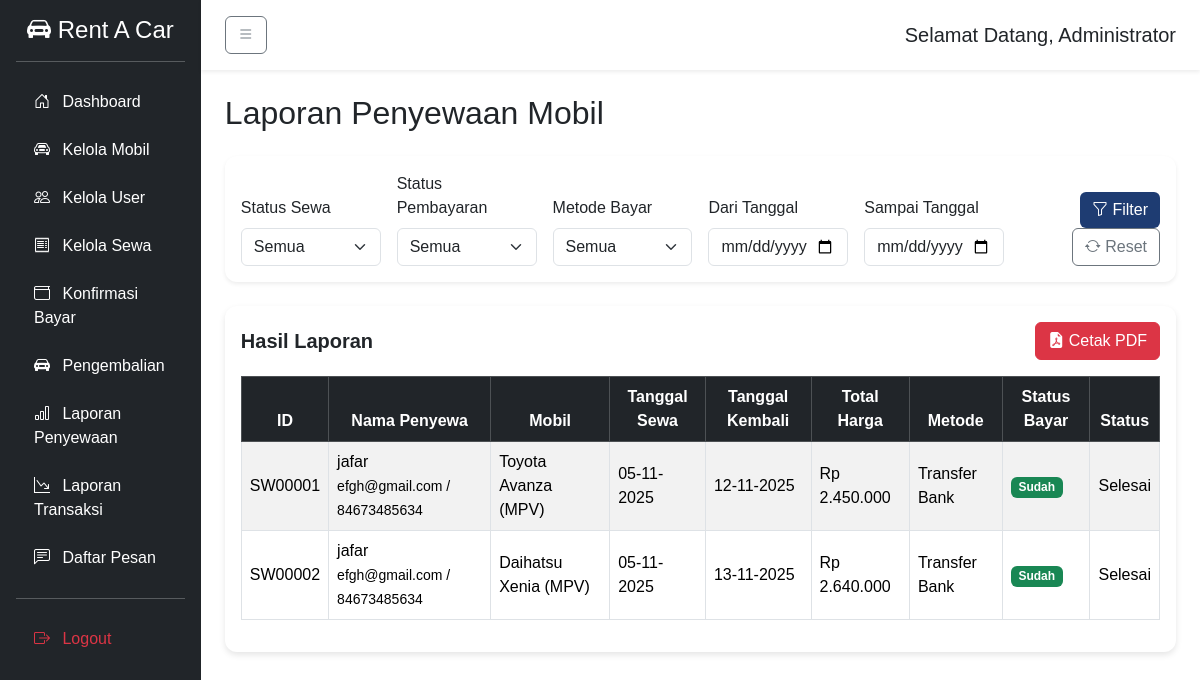
Screenshot of /admin/laporan_sewa.php (signed in) with the database file from the repository.
### tables this page shows
CREATE TABLE `users` (
  `id` int(11) NOT NULL,
  `username` varchar(50) NOT NULL,
  `password` varchar(225) NOT NULL,
  `nama_lengkap` varchar(100) NOT NULL,
  `email` varchar(100) DEFAULT NULL,
  `no_hp` varchar(20) DEFAULT NULL,
  `role` varchar(20) NOT NULL DEFAULT 'petugas',
  `created_at` datetime DEFAULT current_timestamp(),
  `updated_at` datetime DEFAULT current_timestamp() ON UPDATE current_timestamp()
);

CREATE TABLE `tbl_sewa` (
  `id_sewa` varchar(10) NOT NULL,
  `id_mobil` varchar(10) NOT NULL,
  `nama_penyewa` varchar(100) NOT NULL,
  `email` varchar(100) DEFAULT NULL,
  `no_telp` varchar(20) DEFAULT NULL,
  `alamat_awal` text DEFAULT NULL,
  `alamat_tujuan` text DEFAULT NULL,
  `tanggal_mulai` date DEFAULT NULL,
  `tanggal_selesai` date DEFAULT NULL,
  `total_harga` decimal(12,2) DEFAULT NULL,
  `denda` decimal(12,2) DEFAULT 0.00,
  `metode_bayar` enum('Transfer Bank','Tunai Saat Pengambilan') DEFAULT NULL,
  `bukti_transfer` varchar(255) DEFAULT NULL,
  `status_pembayaran` enum('Pending','Sudah Dibayar','Dibatalkan') DEFAULT 'Pending',
  `status` enum('Pending','Disewa','Selesai','Dibatalkan') DEFAULT 'Pending',
  `created_at` timestamp NOT NULL DEFAULT current_timestamp()
);

CREATE TABLE `tbl_mobil` (
  `id_mobil` varchar(10) NOT NULL,
  `nama_mobil` varchar(100) NOT NULL,
  `jenis` varchar(50) DEFAULT NULL,
  `kursi` int(11) DEFAULT NULL,
  `harga_per_hari` int(11) DEFAULT NULL,
  `foto` varchar(255) DEFAULT NULL,
  `status` enum('Tersedia','Disewa') DEFAULT 'Tersedia'
);

### admin/laporan_sewa.php (the view, shortened to what this page needs)
<?php
include "includes/header.php";
include "includes/sidebar.php";
$where = [];
$whereSQL = count($where) > 0 ? "WHERE " . implode(" AND ", $where) : "";
$query = "
  SELECT s.*, m.nama_mobil, m.jenis, u.nama_lengkap as nama_user, u.email, u.no_hp
  FROM tbl_sewa s
  JOIN tbl_mobil m ON s.id_mobil = m.id_mobil
  JOIN users u ON s.nama_penyewa = u.nama_lengkap
  $whereSQL
  ORDER BY s.tanggal_mulai DESC
";
$result = mysqli_query($koneksi, $query);
?>
<div class="content">
  <h2 class="mb-4">Laporan Penyewaan Mobil</h2>
  <div class="card mb-4 shadow-sm">
    <div class="card-body">
      <form method="get" class="row g-3 align-items-end">
        <div class="col-md-2">
          <label class="form-label">Status Sewa</label>
          <select name="status" class="form-select">
            <option value="">Semua</option>
          </select>
        </div>
        <div class="col-md-2">
          <label class="form-label">Status Pembayaran</label>
          <select name="status_pembayaran" class="form-select">
            <option value="">Semua</option>
          </select>
        </div>
        <div class="col-md-2">
          <label class="form-label">Metode Bayar</label>
          <select name="metode_bayar" class="form-select">
            <option value="">Semua</option>
          </select>
        </div>
        <div class="col-md-2">
          <label class="form-label">Dari Tanggal</label>
          <input type="date" name="tanggal_mulai" class="form-control" value="<?= @$_GET['tanggal_mulai']; ?>">
        </div>
        <div class="col-md-2">
          <label class="form-label">Sampai Tanggal</label>
          <input type="date" name="tanggal_selesai" class="form-control" value="<?= @$_GET['tanggal_selesai']; ?>">
        </div>
        <div class="col-md-2 text-end">
          <button type="submit" class="btn btn-primary"><i class="bi bi-funnel"></i> Filter</button>
          <a href="laporan_sewa.php" class="btn btn-outline-secondary"><i class="bi bi-arrow-repeat"></i> Reset</a>
        </div>
      </form>
    </div>
  </div>
  <div class="card">
    <div class="card-body">
      <div class="d-flex justify-content-between align-items-center mb-3">
        <h5 class="mb-0">Hasil Laporan</h5>
        <a href="laporan_sewa_cetak.php?<?= http_build_query($_GET); ?>" target="_blank" class="btn btn-danger">
          <i class="bi bi-file-earmark-pdf-fill"></i> Cetak PDF
        </a>
      </div>
      <div class="table-responsive">
        <table class="table table-bordered table-striped align-middle">
          <thead class="table-dark text-center">
            <tr>
              <th>ID</th>
              <th>Nama Penyewa</th>
              <th>Mobil</th>
              <th>Tanggal Sewa</th>
              <th>Tanggal Kembali</th>
              <th>Total Harga</th>
              <th>Metode</th>
              <th>Status Bayar</th>
              <th>Status</th>
            </tr>
          </thead>
          <tbody>
            <?php if(mysqli_num_rows($result) == 0): ?>
              <tr><td colspan="9" class="text-center text-muted">Tidak ada data ditemukan.</td></tr>
            <?php else: ?>
              <?php while($row = mysqli_fetch_assoc($result)): ?>
                <tr>
                  <td><?= $row['id_sewa']; ?></td>
                  <td><?= htmlspecialchars($row['nama_user']); ?><br><small><?= $row['email']; ?> / <?= $row['no_hp']; ?></small></td>
                  <td><?= $row['nama_mobil']; ?> (<?= $row['jenis']; ?>)</td>
                  <td><?= date("d-m-Y", strtotime($row['tanggal_mulai'])); ?></td>
                  <td><?= date("d-m-Y", strtotime($row['tanggal_selesai'])); ?></td>
                  <td>Rp <?= number_format($row['total_harga'],0,',','.'); ?></td>
                  <td><?= ucfirst($row['metode_bayar']); ?></td>
                  <td><?= $row['status_pembayaran'] == "Sudah Dibayar" ? "<span class='badge bg-success'>Sudah</span>" : "<span class='badge bg-danger'>Belum</span>"; ?></td>
                  <td><?= $row['status']; ?></td>
                </tr>
              <?php endwhile; ?>
            <?php endif; ?>
          </tbody>
        </table>
      </div>
    </div>
  </div>
</div>
<?php include "includes/footer.php"; ?>

### admin/includes/sidebar.php
<nav id="sidebar" class="bg-dark text-white sidebar">
  <div class="p-3">
    <h4 class="text-center mb-3"><i class="bi bi-car-front-fill"></i> Rent A Car</h4>
    <hr class="border-light">
    <ul class="nav flex-column">
      <li><a href="index.php" class="nav-link text-white"><i class="bi bi-house-door me-2"></i> Dashboard</a></li>
      <li><a href="daftar_mobil.php" class="nav-link text-white"><i class="bi bi-car-front me-2"></i> Kelola Mobil</a></li>
      <li><a href="daftar_user.php" class="nav-link text-white"><i class="bi bi-people me-2"></i> Kelola User</a></li>
      <li><a href="daftar_sewa.php" class="nav-link text-white"><i class="bi bi-receipt me-2"></i> Kelola Sewa</a></li>
      <li><a href="konfirmasi_bayar.php" class="nav-link text-white"><i class="bi bi-wallet me-2"></i> Konfirmasi Bayar</a></li>
      <li><a href="pengembalian.php" class="nav-link text-white"><i class="bi bi-car-front-fill me-2"></i> Pengembalian</a></li>
      <li><a href="laporan_sewa.php" class="nav-link text-white"><i class="bi bi-bar-chart me-2"></i> Laporan Penyewaan</a></li>
      <li><a href="laporan.php" class="nav-link text-white"><i class="bi bi-graph-down-arrow me-2"></i> Laporan Transaksi</a></li>
      <li><a href="daftar_pesan.php" class="nav-link text-white"><i class="bi bi-chat-left-text me-2"></i> Daftar Pesan</a></li>
      <hr class="border-light">
      <li><a href="../auth/logout.php" class="nav-link text-danger"><i class="bi bi-box-arrow-right me-2"></i> Logout</a></li>
    </ul>
  </div>
</nav>
<div id="page-content-wrapper" class="flex-grow-1">
  <nav class="navbar navbar-light bg-white shadow-sm px-4 py-3">
    <button class="btn btn-outline-secondary me-3" id="toggleSidebar"><i class="bi bi-list"></i></button>
    <h5 class="mb-0">Selamat Datang, <?= htmlspecialchars($namaLengkap); ?></h5>
  </nav>
  <div class="container-fluid px-4 py-4">

### admin/assets/admin.css (style rules this page uses)
body { font-family: 'Poppins', sans-serif; background-color: #f4f6f9; }
#page-content-wrapper { background-color: #ffffff; }
.card { border: none; border-radius: 12px; box-shadow: 0 3px 6px rgba(0,0,0,0.1); }
.card h5 { font-weight: 600; }
.sidebar { width: 250px; transition: all 0.3s ease; min-height: 100vh; }
.sidebar .nav-link { padding: 12px 18px; border-radius: 8px; transition: 0.3s; }
#page-content-wrapper { background-color: #fff; transition: margin-left 0.3s ease; }
.table thead { background-color: #1e3c72; color: white; }
.btn-primary { background-color: #1e3c72; border: none; }

### rows the page displays
users: nama_lengkap "Administrator"
tbl_sewa: id_sewa "SW00001", users.nama_lengkap "jafar", users.email "efgh@gmail.com", users.no_hp "84673485634", id_mobil.nama_mobil "Toyota Avanza", id_mobil.jenis "MPV", tanggal_mulai "05-11-2025", tanggal_selesai "12-11-2025", total_harga "2.450.000", metode_bayar "Transfer Bank", status_pembayaran "Sudah", status "Selesai"
tbl_sewa: id_sewa "SW00002", users.nama_lengkap "jafar", users.email "efgh@gmail.com", users.no_hp "84673485634", id_mobil.nama_mobil "Daihatsu Xenia", id_mobil.jenis "MPV", tanggal_mulai "05-11-2025", tanggal_selesai "13-11-2025", total_harga "2.640.000", metode_bayar "Transfer Bank", status_pembayaran "Sudah", status "Selesai"
